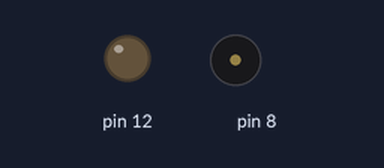
The sketch below on a simulated Arduino Uno, built with avr-gcc and run on an emulated ATmega328P. Parts: output pins drawn as LEDs (lit = HIGH), buzzer (waves = sounding).

Above: at 0.1 s.
Timing chart, 0 to 1.6 s (numbered marks = the images above):
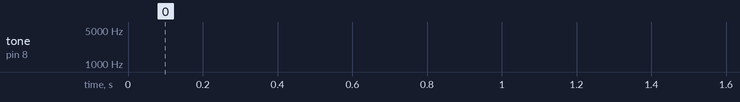

The sketch:

nhac_buzzo.ino
```cpp
float sinVal;
int toneVal;

void setup(){
     pinMode(12, OUTPUT);
}

void loop(){
     for(int x=0; x<180; x++){
            // convert degrees to radians then obtain value
            sinVal = (sin(x*(3.1412/180)));
            // generate a frequency from the sin value
            toneVal = 2000+(int(sinVal*1000));
            tone(8, toneVal);
            delay(2);
     }
}
```
